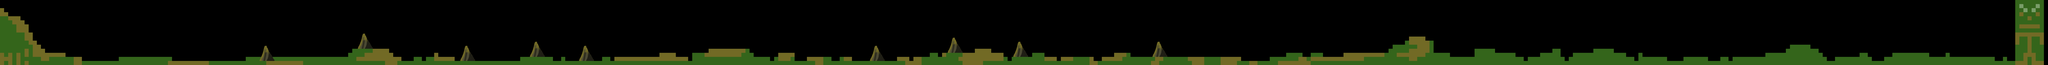

This is a level from a 2D game, rendered from its Tiled map with the project's own tilesets. A one-line summary and the map file follow, with tile-layer data summarised:
An orthogonal 500x16 tile map with 64x64 px tiles, 2 tile layers (Tile BG, Tile FG) and 72 objects (21x bird, 18x cloud, 14x star, 14x plane, spawn, ...).

<map version="1.0" orientation="orthogonal" width="500" height="16" tilewidth="64" tileheight="64">
 <tileset firstgid="1" name="tileset" tilewidth="64" tileheight="64">
  <image source="tileset.png" />
 </tileset>
 <layer name="Tile BG" width="500" height="16">
  <data>[8000 cells, 1385 non-empty, 6 distinct tile ids]</data>
 </layer>
 <layer name="Tile FG" width="500" height="16">
  <data>[8000 cells, 326 non-empty, 19 distinct tile ids]</data>
 </layer>
 <objectgroup name="Objects" width="500" height="16">
  <object name="spawn" type="spawn" x="896" y="386" width="62" height="62" />
  <object name="bird" type="bird" x="3910" y="708" width="126" height="54" />
  <object name="InstructionalCloud" type="cloud" x="3528" y="530" width="188" height="116">
   <properties>
    <property name="neutral" value="1" />
   </properties>
  </object>
  <object name="ShootingStar" type="star" x="4864" y="-8" width="64" height="72" />
  <object name="star" type="star" x="4932" y="-12" width="56" height="72" />
  <object name="star" type="star" x="4988" y="-4" width="64" height="64" />
  <object name="star" type="star" x="5056" y="-4" width="64" height="64" />
  <object name="star" type="star" x="5120" y="-4" width="64" height="64" />
  <object name="SpeedCloud" type="cloud" x="2876" y="72" width="192" height="124">
   <properties>
    <property name="neutral" value="9" />
   </properties>
  </object>
  <object name="bird" type="bird" x="5568" y="380" width="124" height="64" />
  <object name="bird" type="bird" x="6148" y="134" width="128" height="60" />
  <object name="bird" type="bird" x="6980" y="512" width="120" height="64" />
  <object name="bird" type="bird" x="7100" y="324" width="132" height="56" />
  <object name="cloudT" type="cloud" x="7674" y="0" width="196" height="124" />
  <object name="star" type="star" x="8896" y="-3" width="68" height="68" />
  <object name="star" type="star" x="8957" y="-1" width="68" height="68" />
  <object name="star" type="star" x="9020" y="-4" width="68" height="68" />
  <object name="star" type="star" x="9092" y="-4" width="68" height="68" />
  <object name="bird" type="bird" x="7942" y="188" width="128" height="64" />
  <object name="plane" type="plane" x="8580" y="184" width="188" height="72" />
  <object name="plane" type="plane" x="8584" y="316" width="188" height="72" />
  <object name="plane" type="plane" x="8584" y="440" width="188" height="72" />
  <object name="bird" type="bird" x="2756" y="628" width="124" height="68" />
  <object name="cloudR" type="cloud" x="5724" y="0" width="192" height="128" />
  <object name="cloudL" type="cloud" x="6404" y="-8" width="192" height="128" />
  <object name="cloudH" type="cloud" x="9597" y="251" width="200" height="128" />
  <object name="star" type="star" x="4352" y="0" width="64" height="64" />
  <object name="star" type="star" x="4424" y="0" width="64" height="64" />
  <object name="cloudL" type="cloud" x="10248" y="0" width="192" height="128" />
  <object name="plane" type="plane" x="10558" y="190" width="196" height="64" />
  <object name="cloudH" type="cloud" x="11006" y="190" width="196" height="132" />
  <object name="cloudL" type="cloud" x="11458" y="-2" width="200" height="128" />
  <object name="cloudH" type="cloud" x="11840" y="194" width="196" height="128" />
  <object name="star" type="star" x="12606" y="-2" width="64" height="64" />
  <object name="star" type="star" x="12670" y="-2" width="64" height="64" />
  <object name="star" type="star" x="12734" y="-6" width="64" height="64" />
  <object name="plane" type="plane" x="12802" y="252" width="188" height="64" />
  <object name="bird" type="bird" x="12802" y="382" width="124" height="68" />
  <object name="bird" type="bird" x="12802" y="510" width="124" height="68" />
  <object name="plane" type="plane" x="13634" y="128" width="192" height="60" />
  <object name="plane" type="plane" x="13630" y="252" width="200" height="64" />
  <object name="bird" type="bird" x="13634" y="384" width="116" height="60" />
  <object name="bird" type="bird" x="13634" y="516" width="128" height="56" />
  <object name="bird" type="bird" x="13630" y="636" width="128" height="60" />
  <object name="cloudT" type="cloud" x="13446" y="4" width="184" height="120" />
  <object name="cloudT" type="cloud" x="14406" y="378" width="192" height="124" />
  <object name="cloudH" type="cloud" x="14598" y="380" width="192" height="124" />
  <object name="bird" type="bird" x="15364" y="60" width="132" height="68" />
  <object name="bird" type="bird" x="15360" y="192" width="124" height="60" />
  <object name="bird" type="bird" x="15360" y="316" width="128" height="68" />
  <object name="plane" type="plane" x="16188" y="320" width="188" height="64" />
  <object name="plane" type="plane" x="16184" y="572" width="196" height="68" />
  <object name="plane" type="plane" x="16196" y="448" width="188" height="64" />
  <object name="bird" type="bird" x="16060" y="188" width="124" height="64" />
  <object name="bird" type="bird" x="16064" y="64" width="132" height="64" />
  <object name="cloudR" type="cloud" x="17092" y="262" width="192" height="124" />
  <object name="cloudR" type="cloud" x="17412" y="514" width="188" height="128" />
  <object name="bird" type="bird" x="17730" y="642" width="124" height="60" />
  <object name="bird" type="bird" x="17726" y="778" width="124" height="60" />
  <object name="bird" type="bird" x="17850" y="710" width="124" height="60" />
  <object name="cloudL" type="cloud" x="16766" y="2" width="200" height="124" />
  <object name="plane" type="plane" x="17726" y="448" width="196" height="60" />
  <object name="plane" type="plane" x="17738" y="196" width="180" height="56" />
  <object name="cloudT" type="cloud" x="18046" y="128" width="196" height="124" />
  <object name="plane" type="plane" x="17730" y="324" width="180" height="56" />
  <object name="cloudR" type="cloud" x="18438" y="260" width="184" height="120" />
  <object name="bird" type="bird" x="18756" y="128" width="128" height="64" />
  <object name="plane" type="plane" x="2748" y="514" width="188" height="56" />
  <object name="tutorial" type="LowPressure" x="2472" y="40" width="230" height="842" />
  <object name="tutorial" type="HighPressure" x="4114" y="-2" width="236" height="888" />
  <object name="tutorial" type="TempUp" x="5320" y="0" width="236" height="888" />
  <object name="tutorial" type="TempDown" x="5882" y="0" width="236" height="888" />
 </objectgroup>
 <objectgroup name="Instructions" width="500" height="16" />
</map>